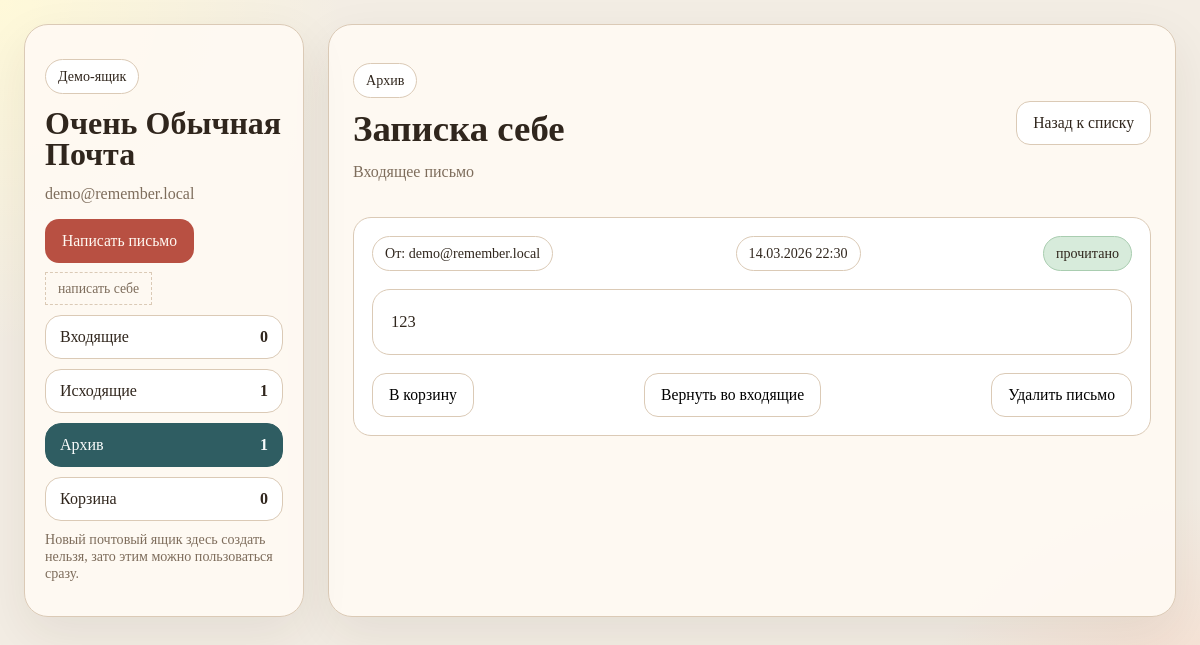
The app's page /mailbox/1/ with its own data.
### mailbox_api/models.py (models this page shows, shortened)
class UserAccount(models.Model):
    email = models.EmailField(unique=True, validators=[EmailValidator()])
    display_name = models.CharField(max_length=255, blank=True)
    created_at = models.DateTimeField(auto_now_add=True)
    class Meta:
        ordering = ["email"]

class MailboxEntry(models.Model):
    class Direction(models.TextChoices):
        INCOMING = "incoming", "Incoming"
        OUTGOING = "outgoing", "Outgoing"
    class Folder(models.TextChoices):
        INBOX = "inbox", "Inbox"
        OUTBOX = "outbox", "Outbox"
        ARCHIVE = "archive", "Archive"
        TRASH = "trash", "Trash"
    owner = models.ForeignKey(
        UserAccount,
        on_delete=models.CASCADE,
        related_name="mailbox_entries",
    )
    message = models.ForeignKey(
        Message,
        on_delete=models.CASCADE,
        related_name="mailbox_entries",
    )
    direction = models.CharField(max_length=10, choices=Direction.choices)
    folder = models.CharField(max_length=10, choices=Folder.choices)
    is_read = models.BooleanField(default=False)
    read_at = models.DateTimeField(null=True, blank=True)
    updated_at = models.DateTimeField(auto_now=True)
    created_at = models.DateTimeField(auto_now_add=True)
    class Meta:
        ordering = ["-message__created_at", "-created_at"]
        constraints = [
            models.UniqueConstraint(
                fields=["owner", "message", "direction"],
                name="unique_mailbox_entry_per_owner_direction",
            )
        ]

class Message(models.Model):
    sender = models.ForeignKey(
        UserAccount,
        on_delete=models.CASCADE,
        related_name="sent_messages",
    )
    recipient = models.ForeignKey(
        UserAccount,
        on_delete=models.CASCADE,
        related_name="received_messages",
    )
    subject = models.CharField(max_length=255)
    body = models.TextField()
    created_at = models.DateTimeField(auto_now_add=True)
    class Meta:
        ordering = ["-created_at"]

### mailbox_api/views.py (the view)
# urls.py: path("mailbox/<int:entry_id>/", MailboxEntryDetailPageView.as_view(), name="mailbox-entry-detail"),
class MailboxEntryDetailPageView(View):
    template_name = "mailbox_api/message_detail.html"
    def get(self, request: HttpRequest, entry_id: int) -> HttpResponse:
        entry = decorate_entry(get_demo_entry(entry_id))
        if entry.direction == MailboxEntry.Direction.INCOMING:
            entry = decorate_entry(mark_as_read(entry))
        context = build_mailbox_base_context(active_folder=entry.folder)
        context.update({"entry": entry})
        return render(request, self.template_name, context)

### mailbox_api/services.py (called while the page is built)
def get_or_create_user(email: str, display_name: str = "") -> UserAccount:
    normalized_email = email.strip().lower()
    user, _ = UserAccount.objects.get_or_create(email=normalized_email)
    if display_name and user.display_name != display_name:
        user.display_name = display_name
        user.save(update_fields=["display_name"])
    return user

def mark_as_read(entry: MailboxEntry) -> MailboxEntry:
    if not entry.is_read:
        entry.is_read = True
        entry.read_at = timezone.now()
        entry.save(update_fields=["is_read", "read_at", "updated_at"])
    return entry

### mailbox_api/views.py (called while the page is built)
def get_demo_user() -> UserAccount:
    return get_or_create_user(
        settings.DEMO_MAILBOX_EMAIL,
        display_name=settings.DEMO_MAILBOX_NAME,
    )

def get_demo_mailbox_queryset() -> QuerySet[MailboxEntry]:
    demo_user = get_demo_user()
    return MailboxEntry.objects.select_related(
        "owner",
        "message",
        "message__sender",
        "message__recipient",
    ).filter(owner=demo_user)

def get_demo_entry(entry_id: int) -> MailboxEntry:
    return get_object_or_404(get_demo_mailbox_queryset(), id=entry_id)

def get_folder_label(folder_name: str) -> str:
    labels = {
        MailboxEntry.Folder.INBOX: "Входящие",
        MailboxEntry.Folder.OUTBOX: "Исходящие",
        MailboxEntry.Folder.ARCHIVE: "Архив",
        MailboxEntry.Folder.TRASH: "Корзина",
    }
    return labels[folder_name]

def get_quick_actions(entry: MailboxEntry) -> list[dict[str, str]]:
    actions: list[dict[str, str]] = []
    base_folder = (
        MailboxEntry.Folder.INBOX
        if entry.direction == MailboxEntry.Direction.INCOMING
        else MailboxEntry.Folder.OUTBOX
    )
    if entry.folder != MailboxEntry.Folder.ARCHIVE:
        actions.append({"value": MailboxEntry.Folder.ARCHIVE, "label": "В архив"})
    if entry.folder != MailboxEntry.Folder.TRASH:
        actions.append({"value": MailboxEntry.Folder.TRASH, "label": "В корзину"})
    if entry.folder != base_folder:
        label = "Вернуть во входящие" if base_folder == MailboxEntry.Folder.INBOX else "Вернуть в исходящие"
        actions.append({"value": base_folder, "label": label})
    return actions

def decorate_entry(entry: MailboxEntry) -> MailboxEntry:
    entry.quick_actions = get_quick_actions(entry)
    entry.folder_label = get_folder_label(entry.folder)
    entry.direction_label = "Входящее" if entry.direction == MailboxEntry.Direction.INCOMING else "Исходящее"
    return entry

### mailbox_api/templates/mailbox_api/message_detail.html (shortened to what this page needs)
{% extends "mailbox_api/base.html" %}
{% block content %}
    <div class="header-row">
        <div>
            <p class="pill">{{ entry.folder_label }}</p>
            <h2 class="mail-title" style="font-size: 2.3rem;">{{ entry.message.subject }}</h2>
            <p class="muted">{{ entry.direction_label }} письмо</p>
        </div>
        <a class="button button-ghost" href="{% url 'mailbox-home' %}?folder={{ entry.folder }}">Назад к списку</a>
    </div>
    <section class="panel" style="margin-top: 20px;">
        <div class="detail-meta">
            <div class="pill">
                {% if entry.direction == "incoming" %}
                    От: {{ entry.message.sender.email }}
                {% else %}
                    Кому: {{ entry.message.recipient.email }}
                {% endif %}
            </div>
            <div class="pill">{{ entry.message.created_at|date:"d.m.Y H:i" }}</div>
            {% if entry.is_read %}
                <div class="badge-read">прочитано</div>
            {% else %}
                <div class="badge-unread">не прочитано</div>
            {% endif %}
        </div>
        <div class="panel" style="margin-top: 18px;">
            <div class="body-box">{{ entry.message.body }}</div>
        </div>
        <div class="actions" style="margin-top: 18px;">
            {% for action in entry.quick_actions %}
                <form method="post" action="{% url 'mailbox-entry-move' entry.id %}">
                    <button class="button button-ghost" type="submit">{{ action.label }}</button>
                </form>
            {% endfor %}
            <form method="post" action="{% url 'mailbox-entry-delete' entry.id %}">
                <button class="button button-ghost" type="submit">Удалить письмо</button>
            </form>
        </div>
    </section>
{% endblock %}

### mailbox_api/templates/mailbox_api/base.html (shortened to what this page needs)
<!DOCTYPE html>
<html lang="ru">
<head>
</head>
<body>
    <div class="shell">
        <div class="layout">
            <aside class="sidebar">
                <p class="pill">Демо-ящик</p>
                <h1 class="mail-title">{{ demo_user.display_name }}</h1>
                <p class="muted">{{ demo_user.email }}</p>
                <p><a class="compose-button" href="{% url 'mailbox-compose' %}">Написать письмо</a></p>
                <p><a class="button-subtle" href="{% url 'mailbox-compose' %}?subject=Записка%20себе">написать себе</a></p>
                <ul class="nav-list">
                    {% for item in folder_links %}
                        <li>
                            <a class="nav-link{% if item.is_active %} active{% endif %}" href="{% url 'mailbox-home' %}?folder={{ item.value }}">
                                <span>{{ item.label }}</span>
                                <strong>{{ item.count }}</strong>
                            </a>
                        </li>
                    {% endfor %}
                </ul>
                <p class="tiny-note">Новый почтовый ящик здесь создать нельзя, зато этим можно пользоваться сразу.</p>
            </aside>
            <main class="content">
                {% block content %}{% endblock %}
            </main>
        </div>
    </div>
</body>
</html>

### mailbox_api/templates/mailbox_api/base.html (style rules this page uses)
:root { --bg: #f3ede4; --paper: #fffaf4; --paper-2: #fff; --ink: #30261d; --muted: #7e6d5c; --line: #dbcab6; --accent: #b85042; --accent-dark: #8d372d; --ok-soft: #d7ebdb; }
* { box-sizing: border-box; }
body { margin: 0; color: var(--ink); background: radial-gradient(circle at top left, #fff9d9 0, transparent 24%), radial-gradient(circle at bottom right, #f7d8c7 0, transparent 21%), var(--bg); font-family: Georgia, "Times New Roman", serif; min-height: 100vh; }
a { color: inherit; text-decoration: none; }
.shell { max-width: 1280px; margin: 0 auto; padding: 24px; }
.layout { display: grid; grid-template-columns: 280px minmax(0, 1fr); gap: 24px; }
.sidebar, .content { border: 1px solid var(--line); border-radius: 24px; background: rgba(255, 250, 244, 0.92); box-shadow: 0 18px 50px rgba(48, 38, 29, 0.08); }
.sidebar { padding: 20px; position: sticky; top: 24px; height: fit-content; }
.content { padding: 24px; }
.mail-title { margin: 0 0 6px; font-size: 2rem; line-height: 0.95; }
.muted { color: var(--muted); }
.pill, .badge-unread, .badge-read, .badge-folder { display: inline-flex; align-items: center; padding: 8px 12px; border-radius: 999px; font-size: 0.88rem; border: 1px solid var(--line); background: var(--paper-2); }
.badge-read { background: var(--ok-soft); border-color: #a9cdb0; }
.compose-button, .button, button { display: inline-flex; align-items: center; justify-content: center; gap: 8px; border: 1px solid transparent; border-radius: 14px; padding: 12px 16px; font-size: 0.98rem; font-family: inherit; cursor: pointer; }
.compose-button, .button-primary { background: var(--accent); color: #fff9f2; }
.button-ghost { background: var(--paper-2); border-color: var(--line); }
.button-subtle { padding: 8px 12px; font-size: 0.86rem; background: transparent; color: var(--muted); border: 1px dashed var(--line); }
.nav-list { display: grid; gap: 10px; margin: 18px 0 0; padding: 0; list-style: none; }
.nav-link { display: flex; justify-content: space-between; align-items: center; padding: 12px 14px; border-radius: 16px; border: 1px solid var(--line); background: var(--paper-2); }
.nav-link.active { background: #2f5d62; color: #f8fbfb; border-color: #2f5d62; }
.header-row, .message-top, .message-bottom, .detail-meta, .actions { display: flex; justify-content: space-between; gap: 12px; flex-wrap: wrap; align-items: center; }
.message-item, .panel { border: 1px solid var(--line); border-radius: 18px; padding: 18px; background: var(--paper-2); }
.body-box { white-space: pre-wrap; line-height: 1.7; font-size: 1.03rem; }
.tiny-note { margin-top: 10px; font-size: 0.88rem; color: var(--muted); }

### records on screen
UserAccount: display_name "Очень Обычная Почта", email "demo@remember.local"
MailboxEntry: folder_label "Архив", message.subject "Записка себе", direction_label "Входящее", message.sender.email "demo@remember.local", message.created_at "14.03.2026 22:30", message.body "123"

### other values on screen
{{ item.label }} "Входящие" "Исходящие" "Архив" "Корзина"
{{ item.count }} "0" "1" "1" "0"
{{ action.label }} "В корзину" "Вернуть во входящие"
